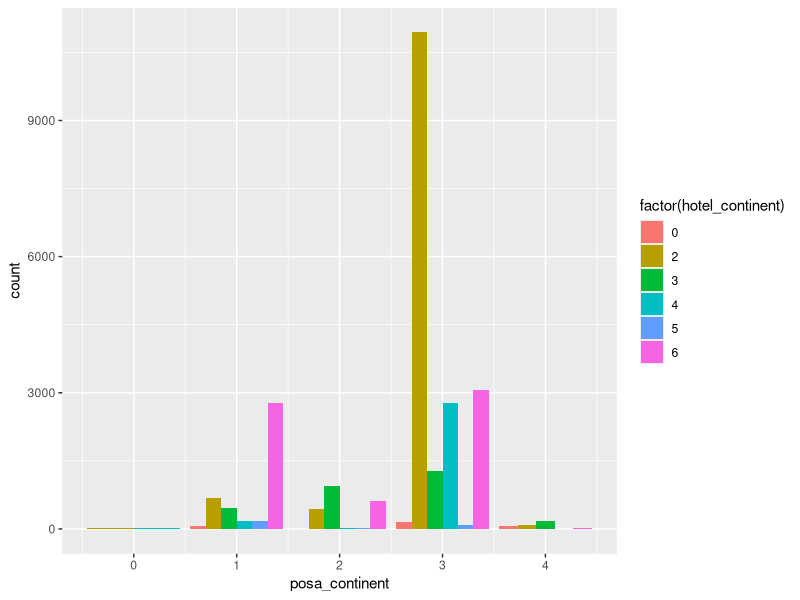
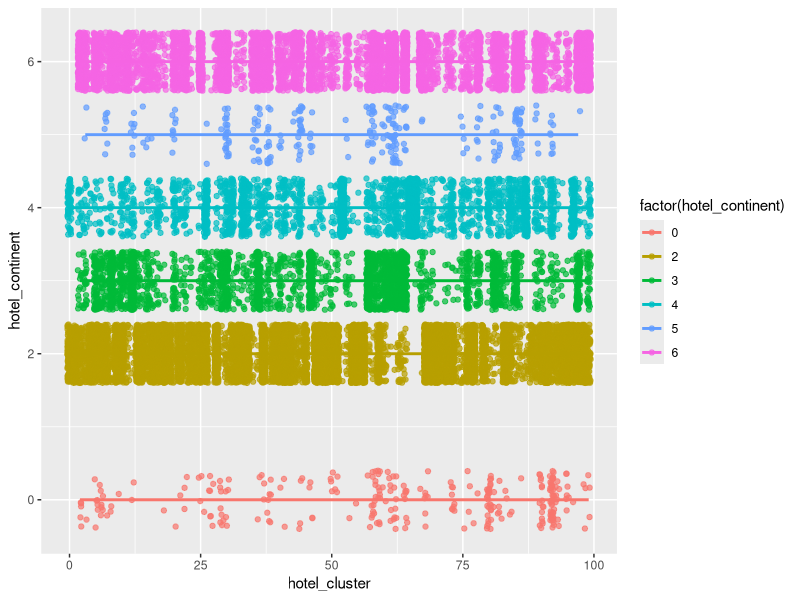

The R script that drew these images, in order:
## ---- chunk 1
library(data.table)
train_dt <- fread("train.25000.csv", header = TRUE)
library(ggplot2)
## ---- chunk 2
test_dt <- fread("test.1000.csv")
## ---- chunk 3
train_dt$year <- as.numeric(format(as.Date(train_dt$date_time, "%Y-%m-%d"), "%Y"))
unique(train_dt$year)
## ---- chunk 4
test_dt$year <- as.numeric(format(as.Date(test_dt$date_time, "%Y-%m-%d"), "%Y"))
unique(test_dt$year)
## ---- chunk 5
ggplot(train_dt, aes(posa_continent, fill = factor(hotel_continent))) + geom_bar(position = "dodge")
## ---- chunk 6
ggplot(train_dt,
       aes(x = hotel_cluster, y = hotel_continent, col = factor(hotel_continent))) +       # to avoid over plotting
  geom_jitter(alpha = 0.7) +
      geom_smooth(method = "lm", se = F)
## ---- chunk 7
cor(train_dt$hotel_cluster, train_dt$srch_destination_id)
cor(train_dt$hotel_cluster, train_dt$posa_continent)
cor(train_dt$hotel_cluster, train_dt$user_location_country)

cor(train_dt$hotel_cluster, train_dt$user_location_region)
cor(train_dt$hotel_cluster, train_dt$user_location_city)
cor(train_dt$hotel_cluster, train_dt$orig_destination_distance)

cor(train_dt$hotel_cluster, train_dt$user_id)
cor(train_dt$hotel_cluster, train_dt$is_package)
cor(train_dt$hotel_cluster, train_dt$srch_adults_cnt)

cor(train_dt$hotel_cluster, train_dt$srch_children_cnt)
cor(train_dt$hotel_cluster, train_dt$srch_rm_cnt)
cor(train_dt$hotel_cluster, train_dt$srch_destination_id)

cor(train_dt$hotel_cluster, train_dt$srch_destination_type_id)
cor(train_dt$hotel_cluster, train_dt$is_booking)
cor(train_dt$hotel_cluster, train_dt$cnt)

cor(train_dt$hotel_cluster, train_dt$hotel_continent)
cor(train_dt$hotel_cluster, train_dt$hotel_country)
cor(train_dt$hotel_cluster, train_dt$hotel_market)
## ---- chunk 8
model = lm(hotel_cluster ~ srch_destination_id + srch_destination_type_id + is_booking + cnt + orig_destination_distance + user_location_country + user_location_region + is_mobile + is_package + hotel_continent + hotel_country + hotel_market, data= train_dt)
summary(model)


#to avoid multi colinearity, try different model
model2 = lm(hotel_cluster ~ srch_destination_id + cnt + orig_destination_distance + user_location_region + hotel_country + hotel_market, data=train_dt)
summary(model2)
## ---- chunk 9
library(rpart)
frmla = hotel_cluster ~ srch_destination_id + user_location_region + orig_destination_distance
ctrl = rpart.control(minSplit=5, minbucket = 50)

expediaTreeModel = rpart(frmla, data = train_dt, method = "class", control=ctrl )

# get the cp - complexity factor
printcp(expediaTreeModel)
